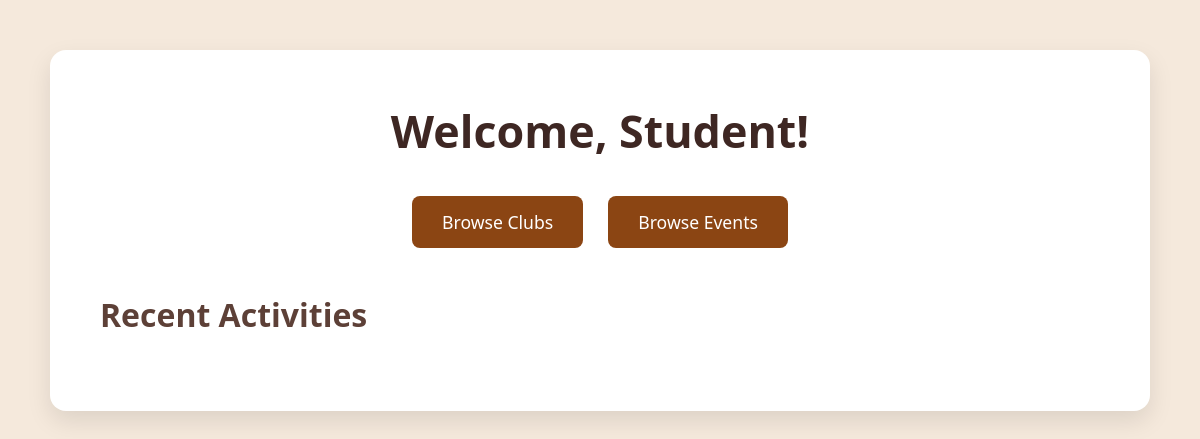
Before: /student-dashboard (signed in) with the older database file.
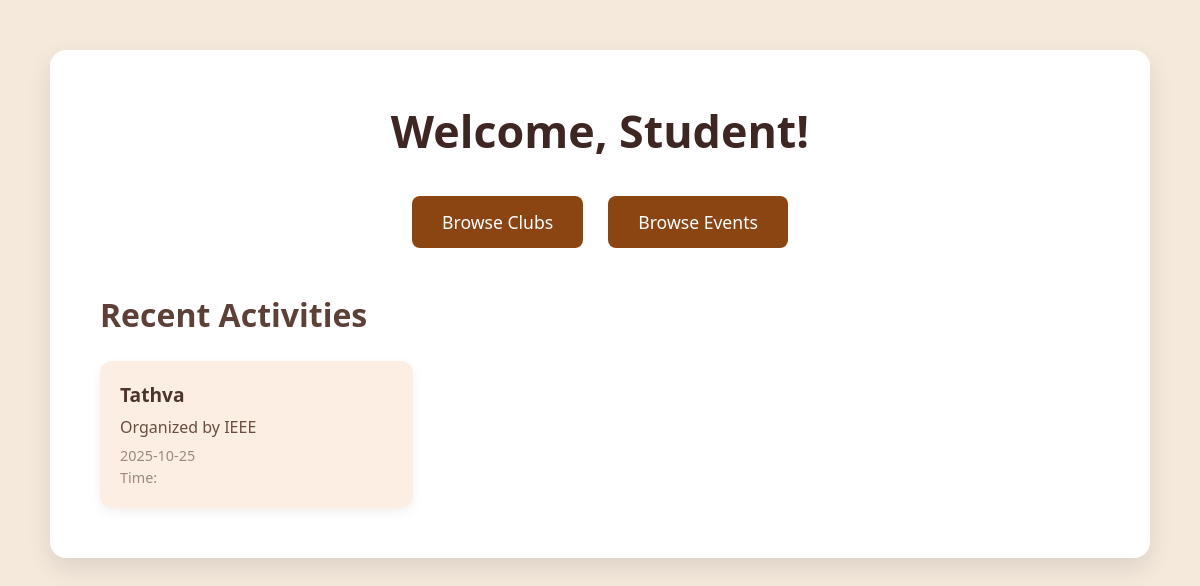
After: the same page with the newer database file.
### tables this page shows
CREATE TABLE events (
        id INTEGER PRIMARY KEY AUTOINCREMENT,
        name TEXT,
        date TEXT,
        host TEXT,
        description TEXT
    );

### app.py (the view)
@app.route('/student-dashboard')
def student_dashboard():
    if 'student_id' not in session:
        return redirect(url_for('student_login'))
    conn = get_db_connection()
    events = conn.execute('SELECT * FROM events').fetchall()
    conn.close()
    return render_template('student-dash.html', events=events)

### app.py (called while the page is built)
def get_db_connection():
    conn = sqlite3.connect('campusconnect.db')
    conn.row_factory = sqlite3.Row
    return conn

### templates/student-dash.html (shortened to what this page needs)
<!DOCTYPE html>
<html lang="en">
<head>
  <link rel="stylesheet" href="{{ url_for('static', filename='student-dash.css') }}">
</head>
<body>
  <div class="dashboard-container">
    <h1>Welcome, Student!</h1>
    <div class="action-buttons">
      <a href="{{ url_for('browse_clubs') }}" class="btn">Browse Clubs</a>
      <a href="{{ url_for('browse_events') }}" class="btn">Browse Events</a>
    </div>
    <h2>Recent Activities</h2>
    <div class="recent-activities">
      {% for event in events %}
      <div class="activity-card">
        <h3>{{ event.name }}</h3>
        <p>Organized by {{ event.host }}</p>
        <span>{{ event.date }}</span><br>
        <span>Time: {{ event.time }}</span>
      </div>
      {% endfor %}
    </div>
  </div>
</body>
</html>

Changed rows visible on the page:
added events: name "Tathva", host "IEEE", date "2025-10-25"
